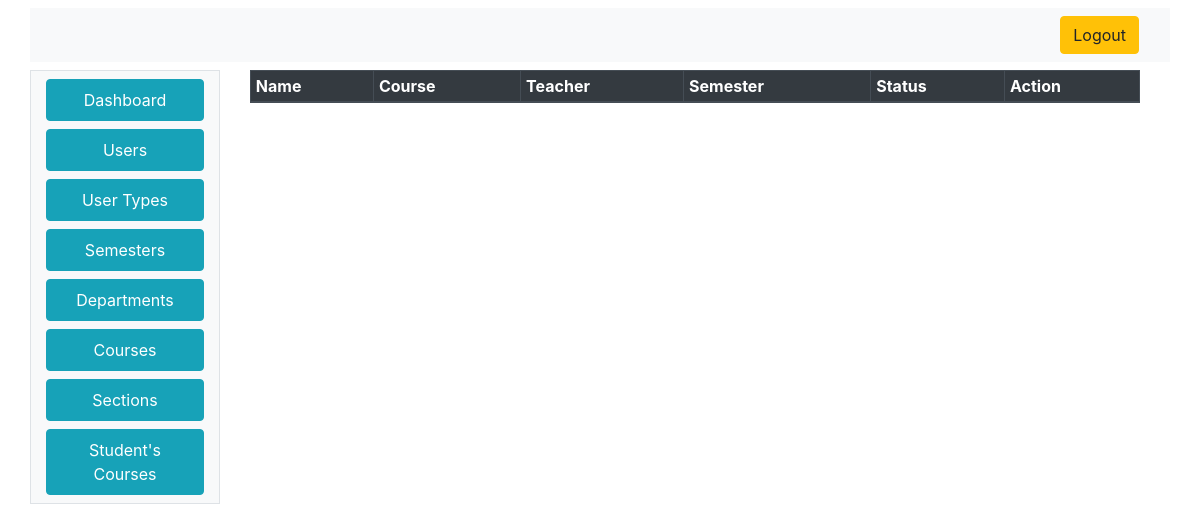
/admin/courseToSections.php?SemesterID=1&CourseID=3, run on an earlier commit of the app's database.
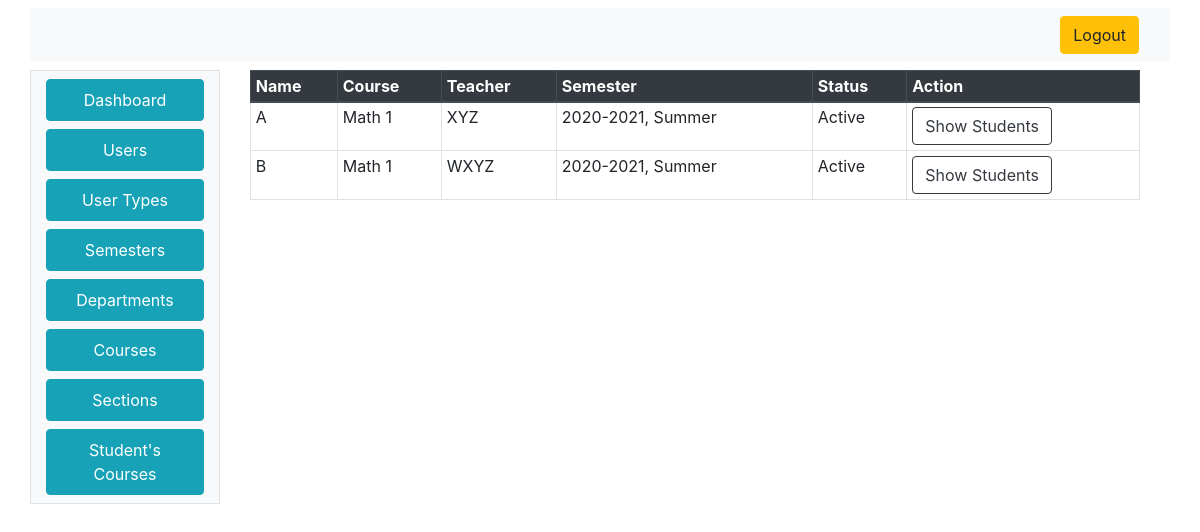
And on a later commit of the database.
### tables this page shows
CREATE TABLE `section` (
  `SectionID` int(11) NOT NULL,
  `SectionName` varchar(10) NOT NULL,
  `CourseID` int(11) NOT NULL,
  `TeacherID` int(11) NOT NULL,
  `SemesterID` int(11) NOT NULL,
  `Status` tinyint(1) NOT NULL
);

CREATE TABLE `courses` (
  `CourseID` int(11) NOT NULL,
  `CourseCode` varchar(50) NOT NULL,
  `CourseName` varchar(100) NOT NULL,
  `DepartmentID` int(11) NOT NULL,
  `Status` tinyint(1) NOT NULL
);

CREATE TABLE `users` (
  `UserID` int(11) NOT NULL,
  `UserName` varchar(100) NOT NULL,
  `UserEmail` varchar(50) NOT NULL,
  `Password` varchar(25) NOT NULL,
  `Status` tinyint(1) NOT NULL,
  `UserTypeID` int(11) NOT NULL,
  `DepartmentID` int(11) DEFAULT NULL
);

CREATE TABLE `semester` (
  `SemesterID` int(11) NOT NULL,
  `SemesterTitle` varchar(100) NOT NULL,
  `Status` tinyint(1) NOT NULL
);

### index_model.php (called while the page is built, shortened)
<?php
class IndexModel
{
	public $con;
	public function IndexModel()
	{
		$this->host = "localhost:3306";
		$this->user = "root";
		$this->pass = "";
		$this->dbname = "ams";
		$this->con =  new mysqli($this->host, $this->user, $this->pass, $this->dbname);
	}
	public function getSectionBySemesterIDCourseID($SemesterID, $CourseID)
	{
		$q = "SELECT * FROM `section` LEFT OUTER JOIN users on section.TeacherID=users.UserID LEFT OUTER JOIN courses on courses.CourseID=section.CourseID LEFT OUTER JOIN semester on semester.SemesterID=section.SemesterID where section.CourseID=" . $CourseID . " and section.SemesterID=" . $SemesterID;
		$r = mysqli_query($this->con, $q);
		if ($r == false) {
			return 0;
		} else {
			return $r;
		}
	}
}

### admin/courseToSections.php (the view, shortened to what this page needs)
<html>
<head>
  <link rel="stylesheet" href="css.css">
  <link rel="stylesheet" href="https://stackpath.bootstrapcdn.com/bootstrap/4.4.1/css/bootstrap.min.css">
</head>
<body>
  <div class="container mt-2">
    <div class="row">
      <div class="col-12 mb-2 bg-light">
        <nav class="navbar navbar-expand-lg navbar-light bg-light justify-content-end">
          <a class="btn btn-warning ml-2" href="../logout.php"><i class="fa fa-sign-out" aria-hidden="true"></i>
            Logout
          </a>
        </nav>
      </div>
      <div class="col-2 bg-light border">
        <nav class=" d-none d-md-block bg-light sidebar">
          <?php
          require_once('sidebar.php');
          ?>
        </nav>
      </div>
      <div class="col-10 bg-transparent">
        <div class="container-fluid container-responsive">
          <div class="table-responsive">
            <table class="table  table-sm table-hover table-bordered">
              <thead class="thead-dark">
                <tr>
                  <th scope="col">Name</th>
                  <th scope="col">Course</th>
                  <th scope="col">Teacher</th>
                  <th scope="col">Semester</th>
                  <th scope="col">Status</th>
                  <th scope="col">Action</th>
                </tr>
              </thead>
              <tbody>
                <?php
                require_once('../index_model.php');
                $indObj = new IndexModel();
                $rs = $indObj->getSectionBySemesterIDCourseID($_GET['SemesterID'], $_GET['CourseID']);
                while ($d = mysqli_fetch_assoc($rs)) {
                  echo $str = "<tr><td>" . $d["SectionName"] . "</td><td>" . $d["CourseName"] . "</td><td>" . $d["UserName"] . "</td><td>" . $d["SemesterTitle"] . "</td>";
                  if ($d["Status"] == 1) {
                    echo $str = " <td>Active</td>";
                  } else {
                    echo $str = " <td>Deactivated</td>";
                  }
                  echo  $str = "<td>
                      <a href='students.php?SectionID=" . $d["SectionID"] . "' class='btn btn-outline-dark'>Show Students</a>
                      </td></tr>";
                }
                ?>
              </tbody>
            </table>
          </div>
        </div>
      </div>
    </div>
  </div>
</body>
</html>

What changed in the data, as far as the page shows it:
now on this page (row edited): section: SectionName "A", CourseID.CourseName "Math 1", TeacherID.UserName "XYZ", SemesterID.SemesterTitle "2020-2021, Summer"
now on this page (row edited): section: SectionName "B", CourseID.CourseName "Math 1", TeacherID.UserName "WXYZ", SemesterID.SemesterTitle "2020-2021, Summer"
